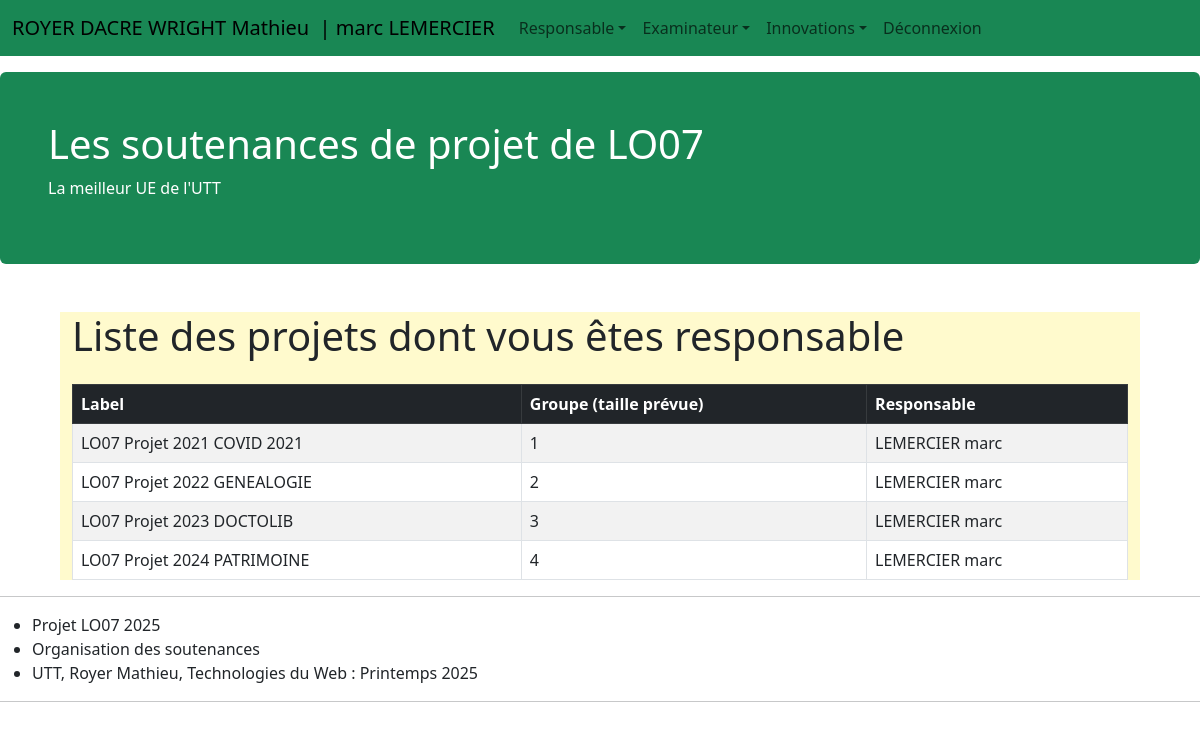
The page /app/router/router1.php?action=listeProjetsResponsable (signed in) on the database its author committed.
### tables this page shows
CREATE TABLE IF NOT EXISTS projet (
    id INT UNSIGNED NOT NULL AUTO_INCREMENT,
    label VARCHAR(60) NOT NULL,
    responsable INT UNSIGNED NOT NULL,
    groupe INT UNSIGNED NOT NULL,
    PRIMARY KEY (id),
    FOREIGN KEY (responsable) REFERENCES personne(id) ON DELETE CASCADE
);

CREATE TABLE IF NOT EXISTS personne (
    id INT UNSIGNED NOT NULL AUTO_INCREMENT,
    nom VARCHAR(100) NOT NULL,
    prenom VARCHAR(100) NOT NULL,
    role_responsable BOOLEAN,
    role_examinateur BOOLEAN,
    role_etudiant BOOLEAN,
    login VARCHAR(100) UNIQUE NOT NULL,
    password VARCHAR(100) NOT NULL,
    PRIMARY KEY (id)
);

### app/controllers/ProjetController.php (called while the page is built, shortened)
<?php
require_once '../models/ProjetModel.php';
class ProjetController {
public static function listeProjetsResponsable() {
    $pdo = Model::getInstance();
    $model = new ProjetModel($pdo);
    $responsableId = $_SESSION['id'] ?? null;
    $projets = $model->getProjetsByResponsable($responsableId);
    include '../views/projets/liste.php';
}
}
?>

### app/models/ProjetModel.php (called while the page is built, shortened)
<?php
class ProjetModel {
    private $pdo;
    public function __construct($pdo) {
        $this->pdo = $pdo;
    }
    public function getProjetsByResponsable($responsableId) {
        $sql = "
            SELECT
                p.id,
                p.label,
                p.groupe,
                per.nom AS responsable_nom,
                per.prenom AS responsable_prenom
            FROM projet p
            JOIN personne per ON p.responsable = per.id
            WHERE p.responsable = :responsableId
            ORDER BY p.label
        ";
        $stmt = $this->pdo->prepare($sql);
        $stmt->execute(['responsableId' => $responsableId]);
        return $stmt->fetchAll(PDO::FETCH_ASSOC);
    }
}

### app/views/projets/liste.php (the view)
<?php
require_once __DIR__ . '/../fragments/fragmentHeader.php';
?>
<br><br>
<?php
require_once __DIR__ . '/../fragments/fragmentMenu.php';
require_once __DIR__ . '/../fragments/fragmentJumbotron.php';
?>
<div class="container mt-5">
    <h1 class="mb-4">Liste des projets dont vous êtes responsable</h1>
    <?php if (empty($projets)): ?>
        <div class="alert alert-warning" role="alert">
            Aucun projet trouvé.
        </div>
    <?php else: ?>
        <table class="table table-bordered table-striped">
            <thead class="table-dark">
                <tr>
                    <th>Label</th>
                    <th>Groupe (taille prévue)</th>
                    <th>Responsable</th>
                </tr>
            </thead>
            <tbody>
                <?php foreach ($projets as $projet): ?>
                    <tr>
                        <td><?= htmlspecialchars($projet['label']) ?></td>
                        <td><?= (int)$projet['groupe'] ?></td>
                        <td><?= htmlspecialchars($projet['responsable_nom'] . ' ' . $projet['responsable_prenom']) ?></td>
                    </tr>
                <?php endforeach; ?>
            </tbody>
        </table>
    <?php endif; ?>
</div>
<?php
require_once __DIR__ . '/../fragments/fragmentFooter.php';
?>

### public/css/perso_css.css (style rules this page uses)
.container { margin-top: 80px; background-color: greenyellow; width: 60%; }

### app/views/fragments/fragmentHeader.php (style rules this page uses)
.container { margin-top: 80px; background-color: lemonchiffon; width: 90%; }

### rows shown on the page
projet: label "LO07 Projet 2021 COVID 2021", groupe "1", responsable.prenom "LEMERCIER marc"
projet: label "LO07 Projet 2022 GENEALOGIE", groupe "2", responsable.prenom "LEMERCIER marc"
projet: label "LO07 Projet 2023 DOCTOLIB", groupe "3", responsable.prenom "LEMERCIER marc"
projet: label "LO07 Projet 2024 PATRIMOINE", groupe "4", responsable.prenom "LEMERCIER marc"

### other values the page prints
$etudiants "ROYER DACRE WRIGHT Mathieu"
$nomUtilisateur "marc LEMERCIER"
